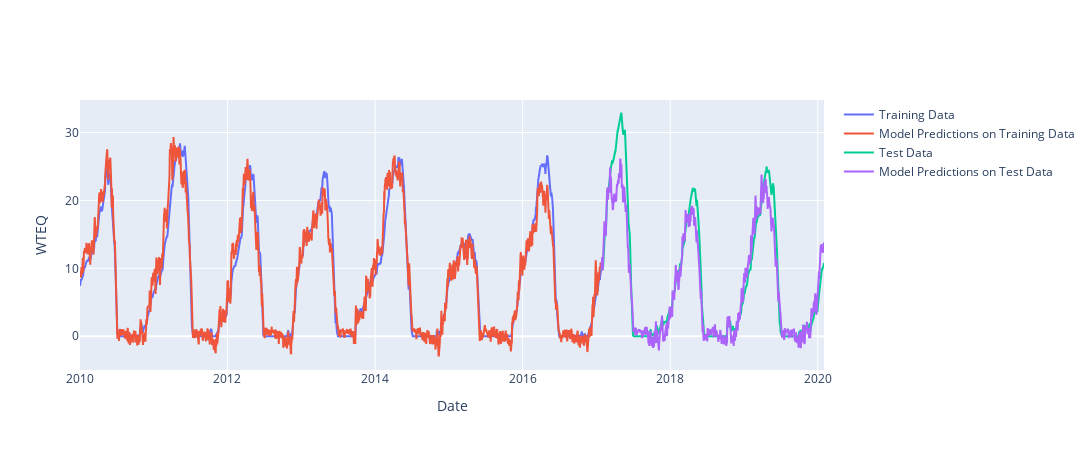

The notebook cell this image was saved under:
### Code cell
apple.train_test_fig

### Figure 1 — Plotly figure (JSON) as saved in the notebook; plotly's stock layout.template omitted (floating-point values rounded to 4 significant figures; data arrays with more than 128 entries replaced by an {"elided": "..."} marker saying what was removed)
{"data": [{"mode": "lines", "name": "Training Data", "type": "scatter", "x": {"elided": "2573 str values"}, "y": {"elided": "2573 float values"}}, {"mode": "lines", "name": "Model Predictions on Training Data", "type": "scatter", "x": {"elided": "2573 str values"}, "y": {"elided": "2573 float values"}}, {"mode": "lines", "name": "Test Data", "type": "scatter", "x": {"elided": "1103 str values"}, "y": {"elided": "1103 float values"}}, {"mode": "lines", "name": "Model Predictions on Test Data", "type": "scatter", "x": {"elided": "1103 str values"}, "y": {"elided": "1103 float values"}}], "layout": {"height": 450, "showlegend": true, "width": 1200, "xaxis": {"title": {"text": "Date"}}, "yaxis": {"title": {"text": "WTEQ"}}}}
